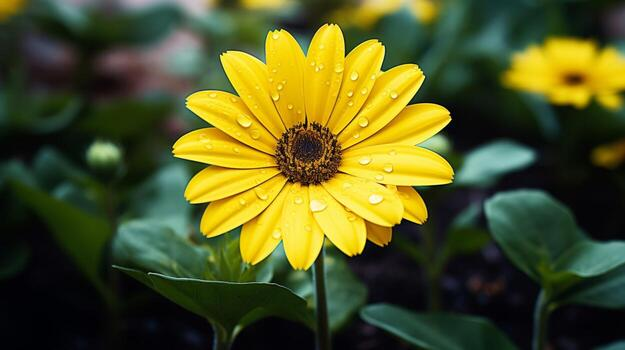
#> input picture EX_01/input.jpeg, 625 x 350 px, found by its file name
$ python program.py   (older library calls are emulated)
#> lines starting #> are read from the running program, lines starting #| are printed output that depends on the picture

import cv2
import numpy as np

img = cv2.imread("input.jpeg")
#> img is the input picture: shape (350, 625, 3); mean B, G, R 35.2, 85.3, 81.5

if img is None:
    print("Error: Image not found!")
    exit()

gray = cv2.cvtColor(img, cv2.COLOR_BGR2GRAY)
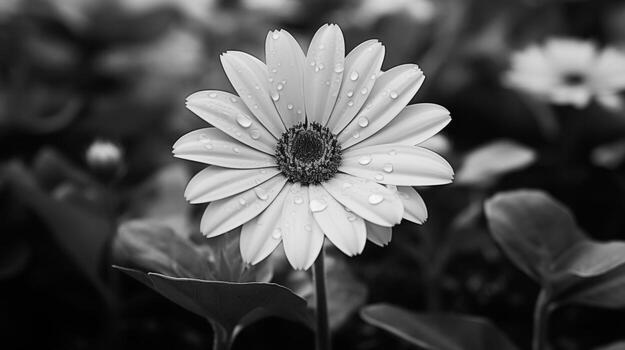
#> gray: shape (350, 625); min 0, max 250, mean 78.4

sobel_x = cv2.Sobel(gray, cv2.CV_64F, 1, 0, ksize=3)
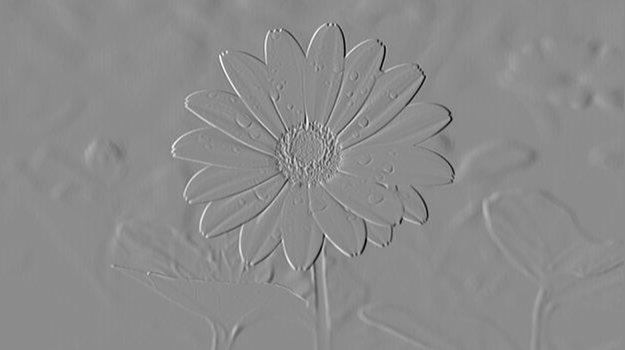
#> sobel_x: shape (350, 625) float64; min -854, max 704, mean 0.5; drawn with min black and max white
sobel_y = cv2.Sobel(gray, cv2.CV_64F, 0, 1, ksize=3)
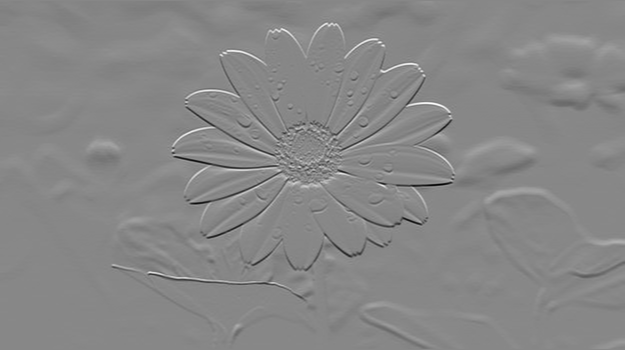
#> sobel_y: shape (350, 625) float64; min -944, max 828, mean -2.1; drawn with min black and max white

abs_x = cv2.convertScaleAbs(sobel_x)
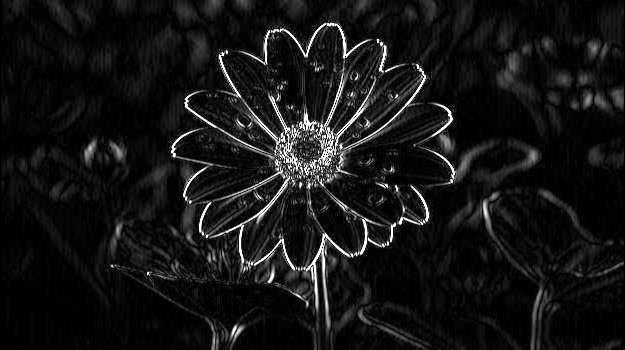
#> abs_x: shape (350, 625); min 0, max 255, mean 21.2
abs_y = cv2.convertScaleAbs(sobel_y)
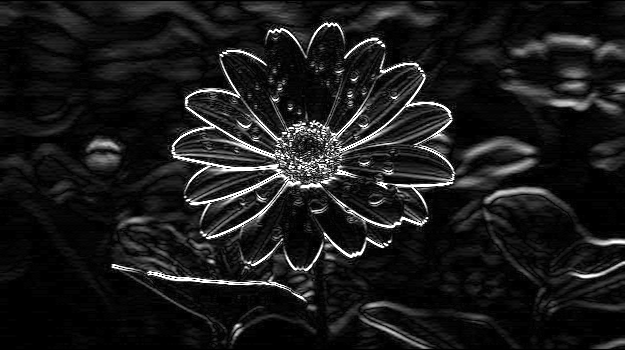
#> abs_y: shape (350, 625); min 0, max 255, mean 26.6

output = cv2.addWeighted(abs_x, 0.5, abs_y, 0.5, 0)
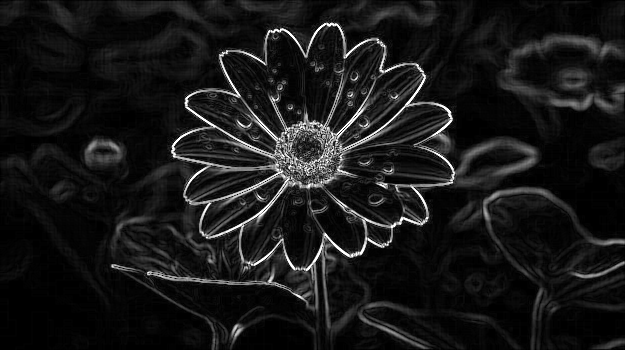
#> output: shape (350, 625); min 0, max 255, mean 23.9

cv2.imwrite("output.jpeg", output)

cv2.imshow("Original Image", img)
cv2.imshow("Sobel Filter", output)

cv2.waitKey(0)
cv2.destroyAllWindows()
